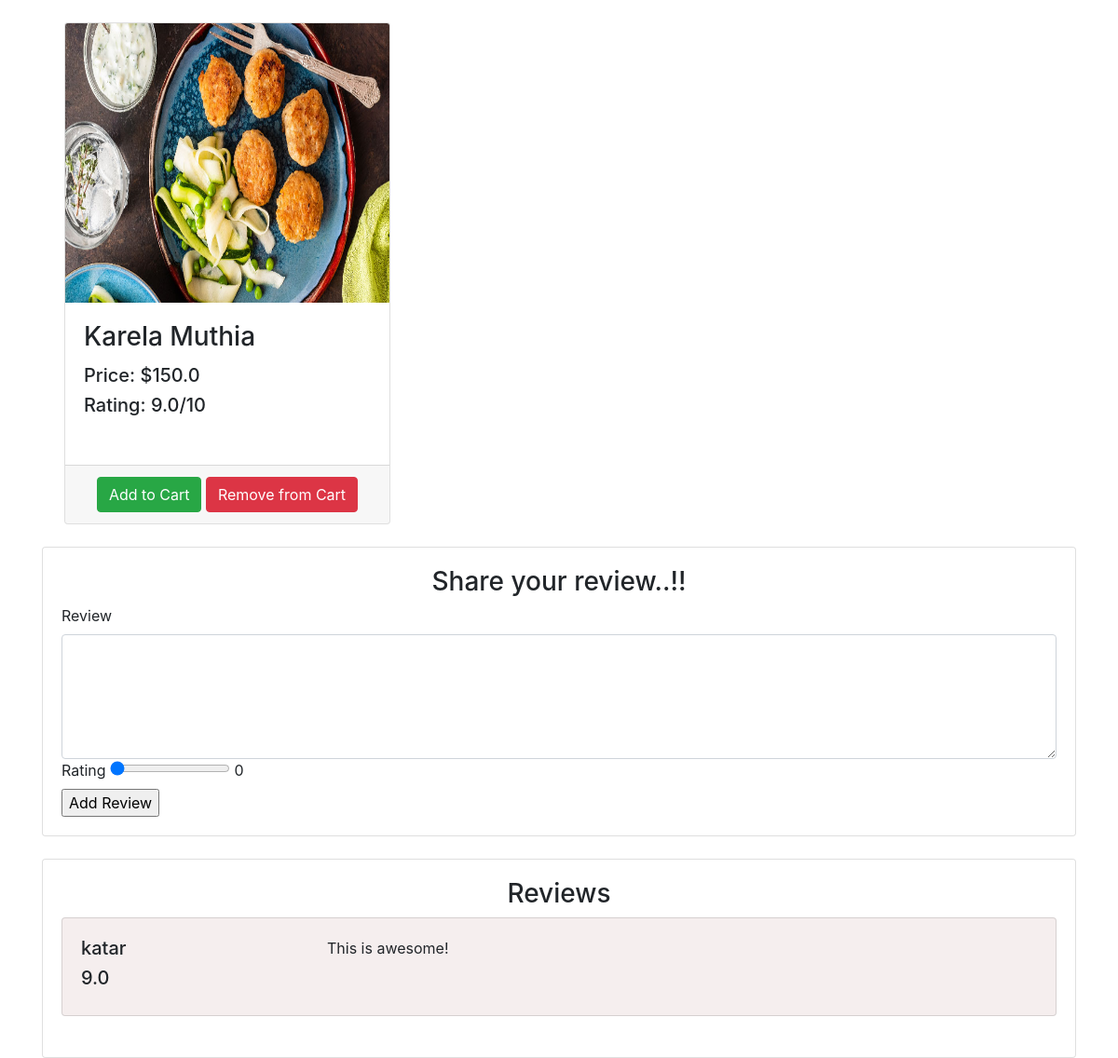
Page /product/karela-muthia on the earlier database version.
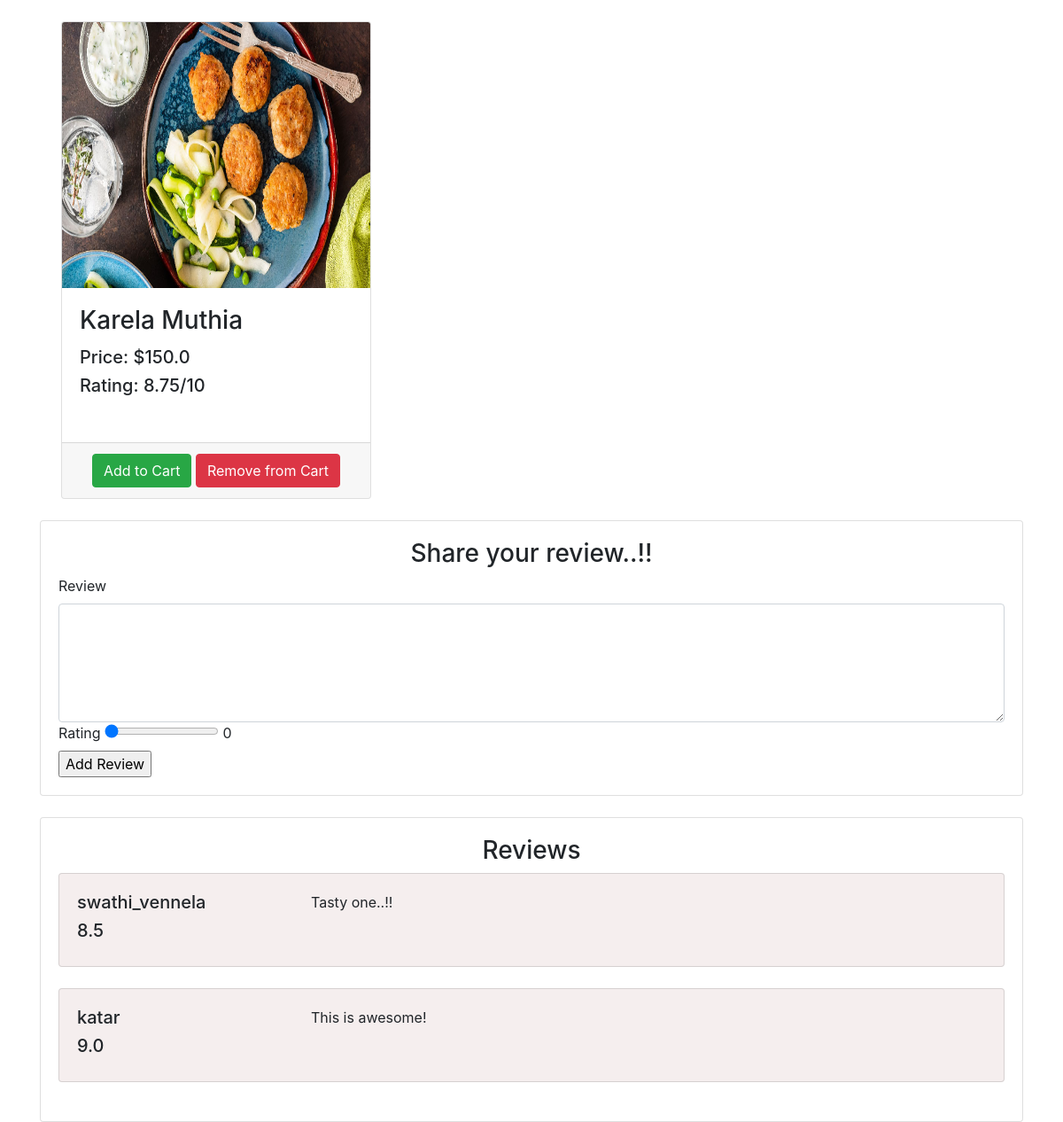
Same page on the later database version.
### core/models.py (models this page shows, shortened)
class Review(models.Model):
    item = models.ForeignKey(Item,on_delete=models.CASCADE)
    user = models.ForeignKey(settings.AUTH_USER_MODEL,on_delete=models.CASCADE)
    comment = models.TextField(max_length=1000)
    rating = models.FloatField(default=0)
    date = models.DateTimeField(auto_now = True) #date when the review is added for the first time
    review_id = models.IntegerField(default= 0)

### users/models.py (models this page shows)
class User(AbstractUser):
    is_student = models.BooleanField(default=False)
    is_store_owner = models.BooleanField(default=False)

### core/views.py (the view)
# urls.py: path('product/<slug>', detail, name='product'),
def detail(request, slug):
	item = Item.objects.get(slug=slug)
	reviews = Review.objects.filter(item = item).order_by("-date")
	average = reviews.aggregate(Avg("rating"))["rating__avg"]
	if average == None:
		average = 0
	average = round(average,2)
	item.averageRating = average
	context = {
		"item" : item,
		"reviews" : reviews,
		"average" : average,
	}
	return render(request, 'core/product.html', context)

### core/models.py (called while the page is built)
    def get_add_to_cart_url(self):
        return reverse("core:add-to-cart", kwargs={
            'slug': self.slug
        })

    def get_remove_from_cart_url(self):
        return reverse("core:remove-from-cart", kwargs={
            'slug': self.slug
        })

    def get_review_item_url(self):
        return reverse("core:add_review", kwargs={
                'slug' : self.slug
            })

### core/templates/core/product.html (shortened to what this page needs)
{% load static %}
<!DOCTYPE html>
<html lang="en">
<head>
  <link rel="stylesheet" href="https://stackpath.bootstrapcdn.com/bootstrap/4.3.1/css/bootstrap.min.css">
</head>
<body>
    <div class="container">
    <div class="row">
      <div class="col-md-4 col-sm-4 col-lg-4 m-4">
              <div class="card">
                <img src="{{item.image.url}}" class="card-img-top" alt="{{ product.name }}" height="300" width="300">
                        <div class="card-body">
                        <h3 class="card-title"> {{ item.title }}</h5>
                        <h5>Price: ${{ item.price }}</h5>
                        <h5>Rating: {{ average }}/10</h5>
                        <span class="badge purple mr-1"> {{item.category}} </span>
                      </div>
                  <div class='card-footer text-center'>
                  <a href="{{ item.get_add_to_cart_url }}" class="btn btn-success">Add to Cart</a>
                  <a href="{{ item.get_remove_from_cart_url }} " class="btn btn-danger">Remove from Cart</a>
                  </div>
               </div>
        </div>
  </div>
    <div class="card">
    <div class="card-body">
      <h3 class="text-center">Share your review..!!</h3>
       <form action="{{ item.get_review_item_url }}" method="POST">
        <label for="comment">Review</label>
        <textarea name="comment" id="comment" cols="30" rows="5" class="form-control"></textarea>
        <label for="rating">Rating</label>
        <input type="range" id="rangeInput"
            name="rating" min="0" max="10" value="0" step="0.5"
            oninput="amount.value=rangeInput.value">
        <output name="amount" id="amount" for="rangeInput">0</output>
        <br>
        <input type="submit" name="btn btn-danger" value="Add Review">
      </form>
    </div>
  </div>
  <br>
  <div class="card">
    <div class="card-body">
      <h3 class="text-center">Reviews</h3>
      {% for review in reviews %}
        <div class="card" style="background-color: #f5eeee">
          <div class="card-body">
            <div class="row">
              <div class="col-md-3">
                <h5 class="text-left"> {{ review.user.username }} </h5>
                <h5> {{ review.rating }} </h5>
              </div>
              <div class="col-md-9">
                <p> {{review.comment}} </p>
              </div>
            </div>
          </div>
        </div>
        <br>
      {% endfor %}
    </div>
  </div>
  </div>
</body>
</html>

Differences in the rows shown:
added Review: user.username "swathi_vennela", rating "8.5", comment "Tasty one..!!"
Other differences:
{{ average }}: "9.0" → "8.75"
